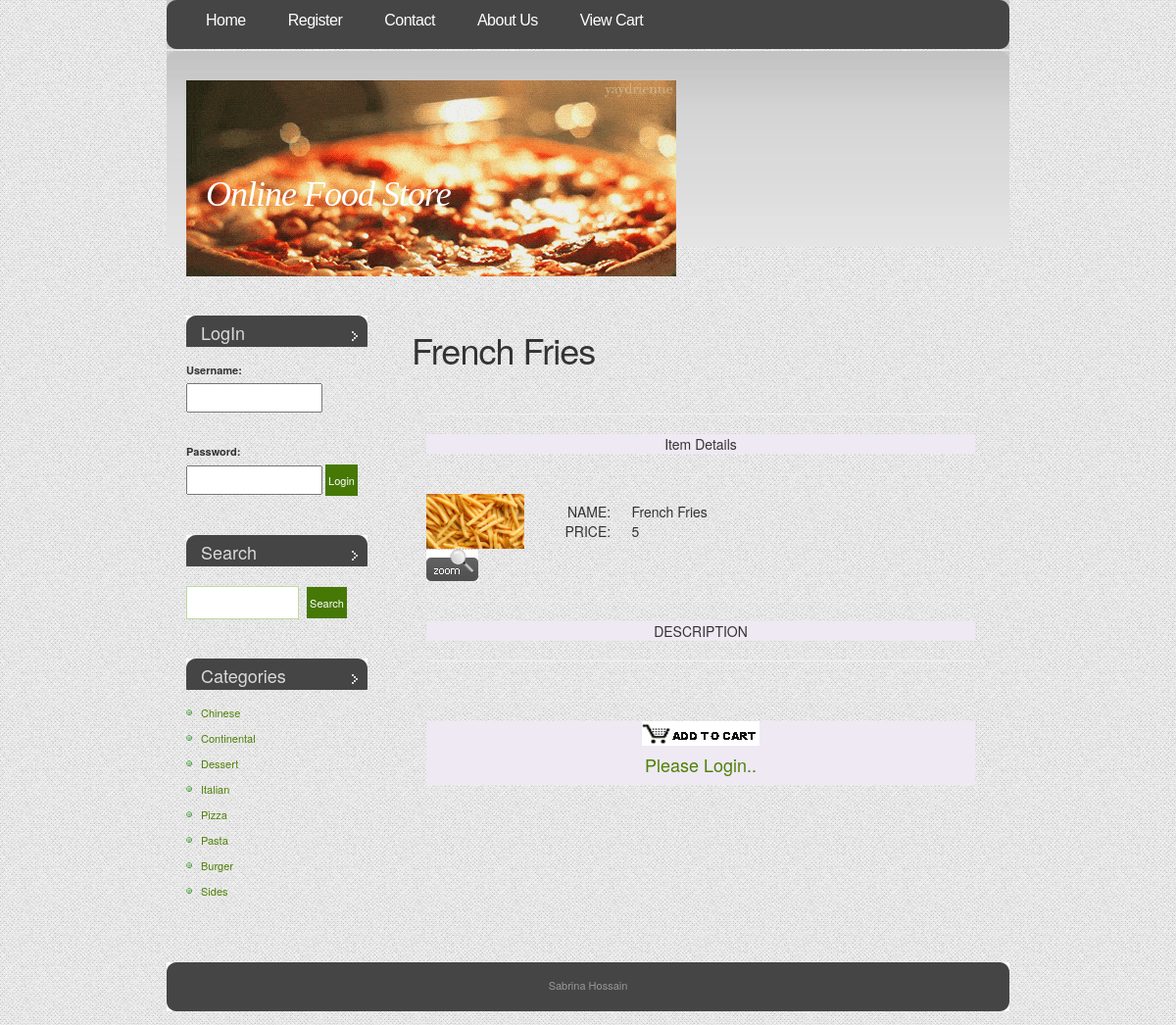
Screenshot of /detail.php?id=6 with the database file from the repository.
### tables this page shows
CREATE TABLE `food` (
  `b_id` int(4) NOT NULL,
  `b_nm` varchar(60) NOT NULL,
  `b_price` int(5) NOT NULL,
  `b_img` longtext NOT NULL
);

CREATE TABLE `category` (
  `cat_id` int(4) NOT NULL,
  `cat_nm` varchar(30) NOT NULL
);

### includes/search.inc.php (the view, shortened to what this page needs)
<ul>
			<li id="login">
						<?php
						require('includes/config.php');
							if(isset($_SESSION['status']))
							{
								echo '<h2>Hello :  '.$_SESSION['unm'].'</h2>';
							}
							else
							{
								echo '<form action="process_login.php" method="POST">
										<h2>LogIn</h2>
											<b>Username:</b>
											<br><input type="text" name="usernm"><br>
											<br>
											<b>Password:</b>
											<br><input type="password" name="pwd">
											<input type="submit" id="x" value="Login" />
										</form>';
							}
						?>
			</li>
			<li id="search">
				<h2>Search</h2>
				<form method="GET" action="search_result.php">
					<fieldset>
					<input type="text" id="s" name="s" value="" />
					<input type="submit" id="x" value="Search" />
					</fieldset>
				</form>
			</li>
			<li>
				<h2>Categories</h2>
				<ul>
								<?php
										$query="select * from category ";
										$res=mysqli_query($conn,$query);
										while($row=mysqli_fetch_assoc($res))
											{
												echo '<li><a href="subcat.php?cat='.$row['cat_id'].'&catnm='.$row["cat_nm"].'">'.$row["cat_nm"].'</a></li>';
											}
								?>
				</ul>
			</li>
		</ul>

### detail.php (shortened to what this page needs)
<?php session_start();
	require('includes/config.php');
	$id=$_GET['id'];
	$q="select * from food where b_id=$id";
	$res=mysqli_query($conn,$q) or die("Can't Execute Query..");
	$row=mysqli_fetch_assoc($res);
?>
<!DOCTYPE html PUBLIC "-//W3C//DTD XHTML 1.0 Strict//EN" "http://www.w3.org/TR/xhtml1/DTD/xhtml1-strict.dtd">
<html xmlns="http://www.w3.org/1999/xhtml">
<head>
	<link rel="stylesheet" href="lightbox.css" type="text/css" media="screen" />
		<?php
			include("includes/head.inc.php");
		?>
</head>
<body>
						<div id="header">
							<div id="menu">
									<?php
										include("includes/menu.inc.php");
									?>
							</div>
						</div>
						<div id="logo-wrap">
							<div id="logo">
								<?php
									include("includes/logo.inc.php");
								?>
							</div>
						</div>
				<div id="page">
							<div id="content">
								<div class="post">
									<h1 class="title"><?php echo $row['b_nm'];?></h1>
									<div class="entry">
										<?php
											echo '	<table border="0" width="100%">
												 <tr>
													<td><hr color="purple"></td>
												</tr>
												 <tr align="center" bgcolor="#EEE9F3">
													 <td>Item Details</td>
												</tr>
												<tr>
													<td><hr color="purple"></td>
												</tr>
											 </table>
											<table border="0"  width="100%" bgcolor="#ffffff">
												<tr>
													<td width="15%" rowspan="3">
														<img src="'.$row['b_img'].'" width="100">
													</td>
												</tr>
												<tr>
													<td width="50%" height="100%">
														<table border="0"  width="100%" height="100%">
															<tr valign="top">
																<td align="right" width="10%">NAME</td>
																<td width="6%">: </td>
																<td align="left">'.$row['b_nm'].'</td>
															</tr>
															<tr>
																<td align="right"> PRICE</td>
																<td>: </td>
																<td align="left">'.$row['b_price'].'</td>
															</tr>
														</table>
													</td>
												</tr>
											</table>
												<tr valign="bottom" >
														<a href="'.$row['b_img'].'" rel="lightbox"><img src="images/zoom.gif" ></a>
												</tr>
											<table border="0" width="100%">
												 <tr>
													<td><hr color="purple"></td>
												</tr>
												 <tr align="center" bgcolor="#EEE9F3">
													 <td>DESCRIPTION</td>
												</tr>
												<tr>
													<td><hr color="purple"></td>
												</tr>
											 </table>
											 <tr><td colspan=2><hr color="purple"></td></tr>
											<table border="0" width="100%">
												 <tr align="center" bgcolor="#EEE9F3">';
												 if(isset($_SESSION['status']))
												 {
													echo ' <td><a href="process_cart.php?nm='.$row['b_nm'].'&cat='.$_GET['cat'].'&rate='.$row['b_price'].'">
														<img src="images/addcart.jpg">
													</a></td>';
												}
												else
												{
													echo '<td><img src="images/addcart.jpg"><br><a href="register.php"> <h4>Please Login..</h4></a></td>';
												}
												echo '</tr>
											</table>';
										?>
									</div>
								</div>
							</div>
							<div id="sidebar">
									<?php
										include("includes/search.inc.php");
									?>
							</div>
								<div style="clear: both;">&nbsp;</div>
				</div>
						<div id="footer">
									<?php
										include("includes/footer.inc.php");
									?>
						</div>
</body>
</html>

### default.css (style rules this page uses)
body { margin-top: 49px; padding: 0; background: url(images/01.jpg) repeat-x left top; font-family: "Trebuchet MS", Arial, Helvetica, sans-serif; font-size: 13px; color: #333333; }
h1, h2, h3 { margin: 0; font-weight: normal; color: #559106; }
h1 { letter-spacing: -1px; font-size: 32px; }
h2 { font-size: 23px; }
p, ul, ol { margin: 0 0 2em 0; text-align: justify; line-height: 26px; font-size: 11px; }
a:link { color: #4E8006; }
img { border: none; }
form { margin: 0; padding: 0; }
fieldset { margin: 0; padding: 0; border: none; }
input, textarea, select { font-family: "Trebuchet MS", Arial, Helvetica, sans-serif; font-size: 13px; color: #333333; }
#header { width: 860px; height: 52px; margin: 0 auto; background: url(images/img02.jpg) no-repeat left top; }
#menu { float: left; width: 860px; height: 54px; }
#logo-wrap { width: 860px; margin: 0 auto; padding: 30px 0 20px 0; background: url(images/img03.jpg) no-repeat left top; }
#logo { width: 820px; height: 200px; margin: 0 auto; background: url(images/food.gif) no-repeat left top; }
#page { width: 850px; margin: 0 auto; }
#content { float: right; width: 620px; }
.post { padding: 15px 15px; }
.post .title { margin-bottom: 20px; padding-bottom: 5px; }
.post .entry { padding: 0 15px; }
#sidebar { float: left; width: 215px; }
#sidebar ul { margin: 0; padding: 0; list-style: none; }
#sidebar li { margin-bottom: 40px; padding: 0 15px; }
#sidebar li li { margin: 0; padding-left: 15px; background: url(images/img08.jpg) no-repeat left 50%; }
#sidebar h2 { height: 32px; padding: 8px 0 0 15px; margin-bottom: 10px; background: url(images/img07.jpg) no-repeat left top; font-size: 18px; color: #DADADA; }
#search h2 { margin-bottom: 20px; }
#s { width: 115px; margin-right: 5px; padding: 3px; border: 1px solid #BED99C; }
#x { padding: 3px; border: none; background: #467805; font-size: 11px; color: #FFFFFF; }
#footer { margin: 0 auto; height: 64px; min-height: 64px; padding: 0; }
html>body #footer { height: auto; }

### registration/demo.css (style rules this page uses)
body,div,dl,dt,dd,ul,ol,li,h1,h2,h3,h4,h5,h6,pre,form,fieldset,input,textarea,p,blockquote,th,td { margin:0; padding:0; }
html,body { margin:0; padding:0; height: 100%; }
table { border-collapse:collapse; border-spacing:0; }
img { border:0; }
ol,ul { list-style:none; }
h1,h2,h3,h4,h5,h6 { font-size:100%; font-weight:normal; }
body { font-family: Cambria, Palatino, "Palatino Linotype", "Palatino LT STD", Georgia, serif; background:url(images/bgnoise_lg.png); font-weight: 400; font-size: 15px; color: #3a2127; overflow-y: scroll; }
a { color: #333; text-decoration: none; }

### rows the page displays
food: b_nm "French Fries", b_img (picture), b_price "5"
category: cat_nm "Chinese"
category: cat_nm "Continental"
category: cat_nm "Dessert"
category: cat_nm "Italian"
category: cat_nm "Pizza"
category: cat_nm "Pasta"
category: cat_nm "Burger"
category: cat_nm "Sides"
